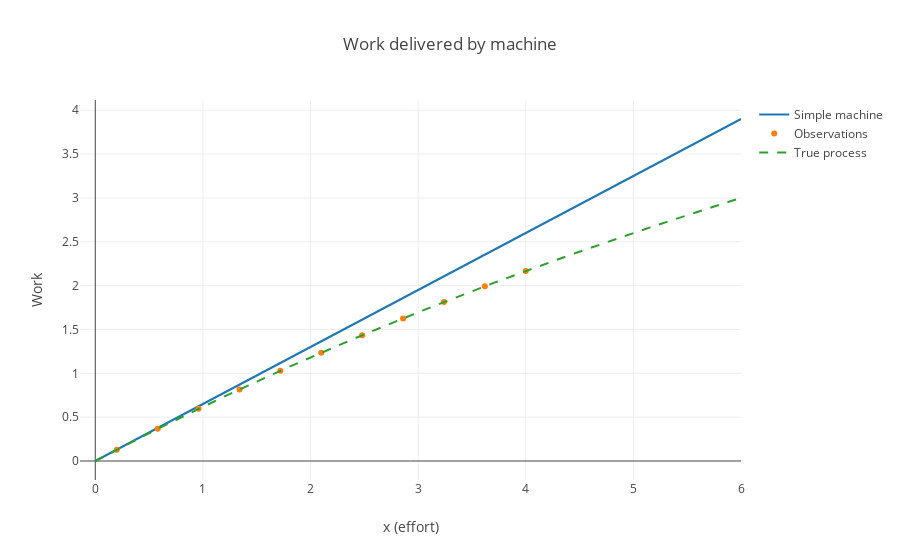

The code cell stored with this chart in its notebook:
### Code cell
trace1 = go.Scatter(
    x = x_simple,
    y = simple,
    mode = 'lines',
    name = 'Simple machine'
)

trace2 = go.Scatter(
    x = x_obs,
    y = observations,
    mode = 'markers',
    name = 'Observations'
)

trace3 = go.Scatter(
    x = x_true,
    y = true,
    mode = 'lines',
    name = 'True process',
    line = dict(dash = 'dash')
)

layout = go.Layout(title = 'Work delivered by machine', 
                   xaxis = dict(title = "x (effort)"), 
                   yaxis = dict(title = 'Work'))

data = [trace1, trace2, trace3]
plot1 = go.Figure(data, layout = layout)

pltlyoff.iplot(plot1)

### Figure 1 — Plotly figure (JSON) as saved in the notebook; plotly's stock layout.template omitted (floating-point values rounded to 4 significant figures; data arrays with more than 128 entries replaced by an {"elided": "..."} marker saying what was removed)
{"data": [{"mode": "lines", "name": "Simple machine", "type": "scatter", "uid": "572d644a-1671-11e9-ac0b-d4619d1c794a", "x": [0, 6], "y": [0, 3.9]}, {"mode": "markers", "name": "Observations", "type": "scatter", "uid": "572d671a-1671-11e9-ac0b-d4619d1c794a", "x": [0.2, 0.58, 0.96, 1.34, 1.72, 2.1, 2.48, 2.86, 3.24, 3.62, 4], "y": [0.1287, 0.3664, 0.5954, 0.8163, 1.029, 1.235, 1.434, 1.626, 1.812, 1.992, 2.167]}, {"line": {"dash": "dash"}, "mode": "lines", "name": "True process", "type": "scatter", "uid": "572d685a-1671-11e9-ac0b-d4619d1c794a", "x": {"elided": "200 float values"}, "y": {"elided": "200 float values"}}], "layout": {"title": "Work delivered by machine", "xaxis": {"title": "x (effort)"}, "yaxis": {"title": "Work"}}}
